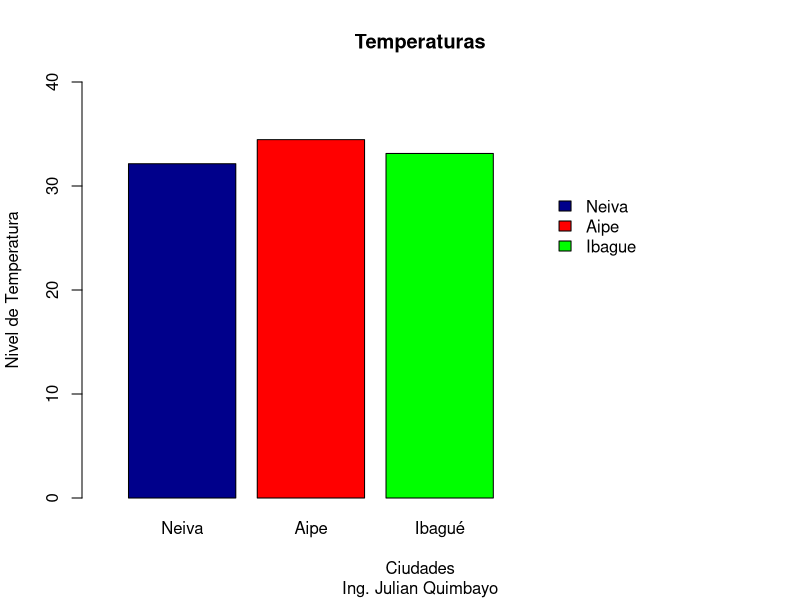
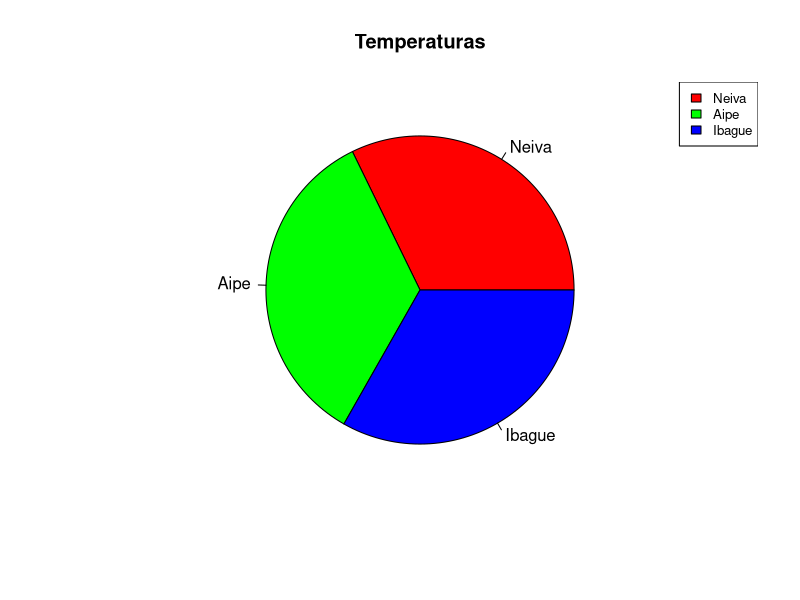
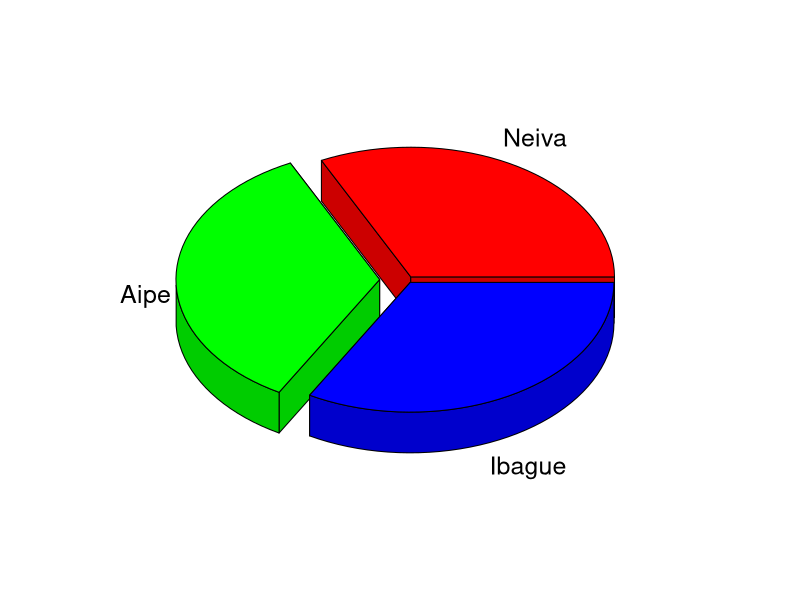

Recreate these plots in R, in order.

###Práctica General###
a= seq(26, 40, by=0.10)
a
###Extraer temperaturas(Neiva, Aipe)
temNeiva<- sample(a, 7, replace = FALSE)
temNeiva

temAipe<- sample(a, 7, replace = FALSE)
temAipe

###Encabezados

vectorTemp<-c(temNeiva, temAipe)
vectorTemp

###Crear Matriz
###Primero se crea la matriz con los datos numéricos
temps = matrix(vectorTemp, byrow = T, nrow = 2)
temps

####Crear Encabezados filas(Neiva, Aipe) y 
###columnas(mon, tues, wed, thurs, fri, sat, sun)
dias = c("MON","TUES","WED","THURS","FRI", "SAT","SUN")
ciudades = c("Neiva","Aipe")

###Colocar nombres de columna y filas
colnames(temps)<-dias
row.names(temps)<-ciudades
temps

###Funciones Anexas
####Revisión completa de la matriz
summary(temps)
###Revisión Estructura tipos de datos
str(temps)
##Media por filas
rowMeans(temps)
###Media por columnas
colMeans(temps)
###Total por filas
rowSums(temps)
###Total por columnas
colSums(temps)
###Media de todo el dataset
mean(temps)
###Mediana por filas
median(temps[1,])
###Revisar datos repetidos
sort(table(temps[,1]), decreasing = TRUE)

###Agregar filas de Ibague
Ibague <- sample(a, 7, replace = F)
Ibague

temps2 <- rbind(temps, Ibague)
temps2

####Agregar columna promedio por filas
avg = c(rowMeans(temps2))
avg

temps2 = cbind(temps2, avg)
temps2

###Diagrama de Barras
barplot(avg, main="Temperaturas",  ylim = c(0,40),
        xlab = "Ciudades", ylab = "Nivel de Temperatura",
        names.arg=c("Neiva", "Aipe", "Ibagué"), 
        col=c("darkblue","red", "green"), beside = TRUE, 
        legend.text = rownames(temps2), 
        args.legend = list(x= 3, y=30, bty="n"),
        width = 0.6, xlim = c(0, 3.5), sub = "Ing. Julian Quimbayo")

###Diagrama torta / pie
pie(avg, main = "Temperaturas", col = rainbow(length(avg)))
legend("topright", c("Neiva","Aipe","Ibague"), cex = 0.8, fill =rainbow(length(avg)))


###Diagrama Torta 3d / pie3D
install.packages("plotrix")
library(plotrix)
lbl<-c("Neiva","Aipe","Ibague")

pie3D(avg, labels=lbl,explode=0.1, theta = 1)









